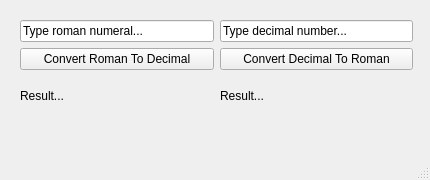
<?xml version="1.0" encoding="UTF-8"?>
<ui version="4.0">
 <class>MainWindow</class>
 <widget class="QMainWindow" name="MainWindow">
  <property name="geometry">
   <rect>
    <x>0</x>
    <y>0</y>
    <width>430</width>
    <height>180</height>
   </rect>
  </property>
  <property name="windowTitle">
   <string>Roman Numerals Converter</string>
  </property>
  <widget class="QWidget" name="centralwidget">
   <widget class="QWidget" name="layoutWidget">
    <property name="geometry">
     <rect>
      <x>20</x>
      <y>20</y>
      <width>393</width>
      <height>95</height>
     </rect>
    </property>
    <layout class="QHBoxLayout" name="horizontalLayout">
     <item>
      <layout class="QVBoxLayout" name="verticalLayout">
       <item>
        <widget class="QLineEdit" name="romanNumberLineEdit">
         <property name="text">
          <string>Type roman numeral...</string>
         </property>
        </widget>
       </item>
       <item>
        <widget class="QPushButton" name="convertRomToDecButton">
         <property name="text">
          <string>Convert Roman To Decimal</string>
         </property>
        </widget>
       </item>
       <item>
        <widget class="QLabel" name="romToDecResultLabel">
         <property name="text">
          <string>Result...</string>
         </property>
        </widget>
       </item>
      </layout>
     </item>
     <item>
      <layout class="QVBoxLayout" name="verticalLayout_2">
       <item>
        <widget class="QLineEdit" name="decimalNumberLineEdit">
         <property name="text">
          <string>Type decimal number...</string>
         </property>
        </widget>
       </item>
       <item>
        <widget class="QPushButton" name="convertDecToRomButton">
         <property name="text">
          <string>Convert Decimal To Roman</string>
         </property>
        </widget>
       </item>
       <item>
        <widget class="QLabel" name="decToRomResultLabel">
         <property name="text">
          <string>Result...</string>
         </property>
        </widget>
       </item>
      </layout>
     </item>
    </layout>
   </widget>
  </widget>
  <widget class="QMenuBar" name="menubar">
   <property name="geometry">
    <rect>
     <x>0</x>
     <y>0</y>
     <width>430</width>
     <height>25</height>
    </rect>
   </property>
  </widget>
  <widget class="QStatusBar" name="statusbar"/>
 </widget>
 <resources/>
 <connections/>
</ui>
